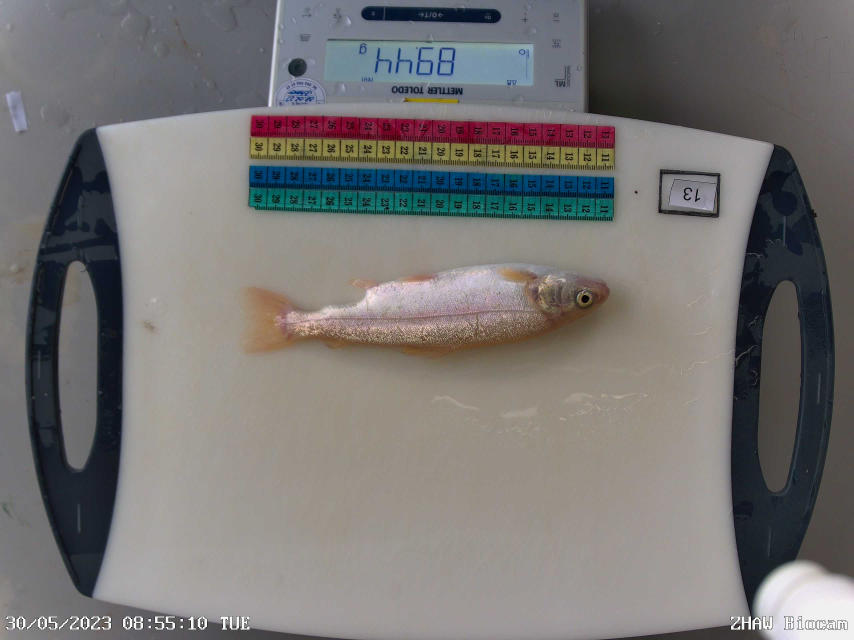
#> input picture assets/images/LINDA/EelisaHackathonDatasetsLinda/FishDiseaseZHAW/BleedingVSBloodCirculation/ZHAW Biocam_00_20230530085510.jpg, 2560 x 1920 px (shown at 1/3 size)
$ python -i Preprocessor.py   (imports and definitions only)   (older library calls are emulated)
#> lines starting #> are read from the running program, lines starting #| are printed output that depends on the picture
#> further down, picture is the input picture: shape (1920, 2560, 3); mean B, G, R 116.1, 117.3, 119.5

import cv2

import numpy as np
import matplotlib.pyplot as plt
import pywt
from Segmenter import Segmenter
from ReferenceMaker import ReferenceMaker

class Preprocessor:
    def __init__(self):
        pass


    # [7 lines left out: function apply_denoising, not called in this run]

    def lighting_correction(self, image):
        corrected_image = ReferenceMaker.apply(image)
        return corrected_image


    # [63 lines left out: functions preprocessing, compare_image, detect_fish, characterize_fish, not called in this run]


    def improved_median_filter():
        return

    # [62 lines left out: functions get_noisy_pixel_mask, apply_median_filter_to_noisy_pixels, not called in this run]

    def haar_wavelet_histogram_equalization(self, image):
        """
        Apply Haar wavelet transform and histogram equalization to an image.

        Parameters:
        image (numpy.ndarray): Input image (grayscale)

        Returns:
        numpy.ndarray: Processed image
        """
        # Ensure the image is grayscale
        if len(image.shape) > 2:
            image = cv2.cvtColor(image, cv2.COLOR_BGR2GRAY)
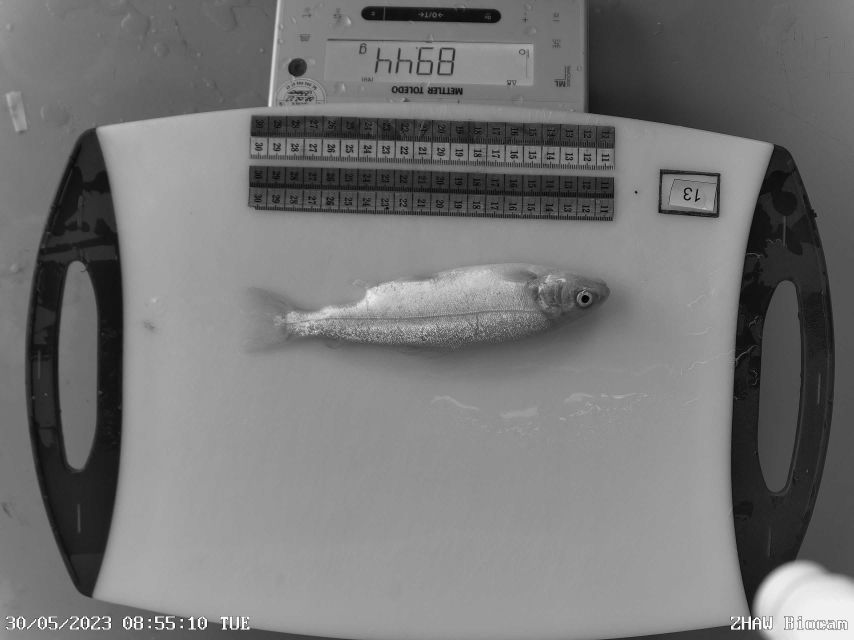
#> image: shape (1920, 2560) (shown at 1/3 size); min 0, max 255, mean 117.8

        # Step 1: Haar Wavelet Transform
        coeffs = pywt.dwt2(image, 'haar')
        cA, (cH, cV, cD) = coeffs
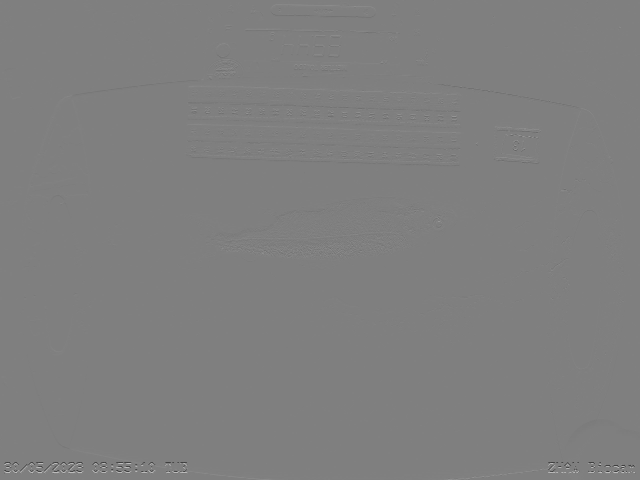
#> cH: shape (960, 1280) float64 (shown at 1/2 size); min -255, max 255, mean 0; drawn with min black and max white

        # Step 2: Histogram Equalization on approximation coefficients
        cA_equalized = cv2.equalizeHist(np.uint8(cA))
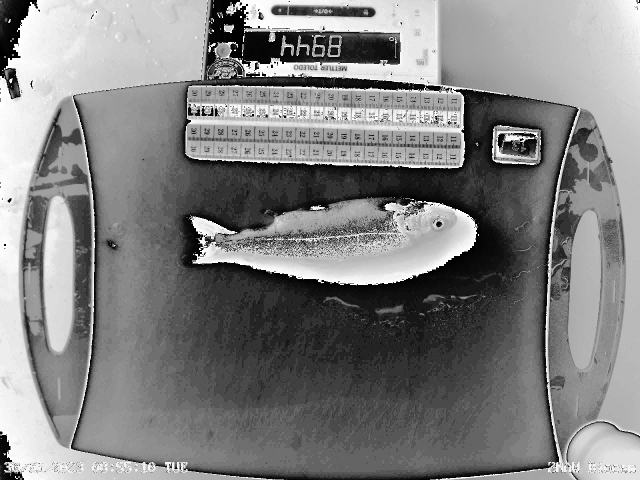
#> cA_equalized: shape (960, 1280) (shown at 1/2 size); min 0, max 255, mean 128.8

        # Optional: Apply histogram equalization to detail coefficients
        # Be cautious as this can amplify noise
        cH_equalized = cv2.equalizeHist(np.uint8(np.abs(cH)))
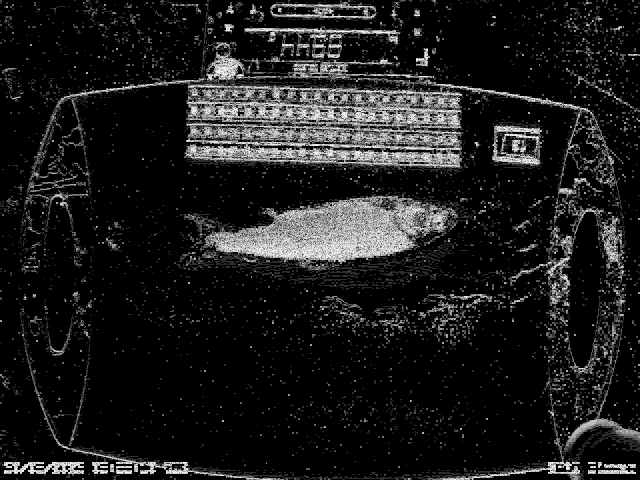
#> cH_equalized: shape (960, 1280) (shown at 1/2 size); min 0, max 255, mean 28.3
        cV_equalized = cv2.equalizeHist(np.uint8(np.abs(cV)))
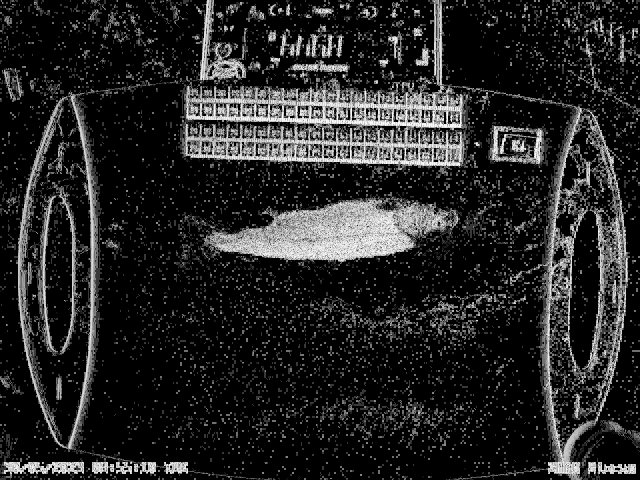
#> cV_equalized: shape (960, 1280) (shown at 1/2 size); min 0, max 255, mean 38
        cD_equalized = cv2.equalizeHist(np.uint8(np.abs(cD)))
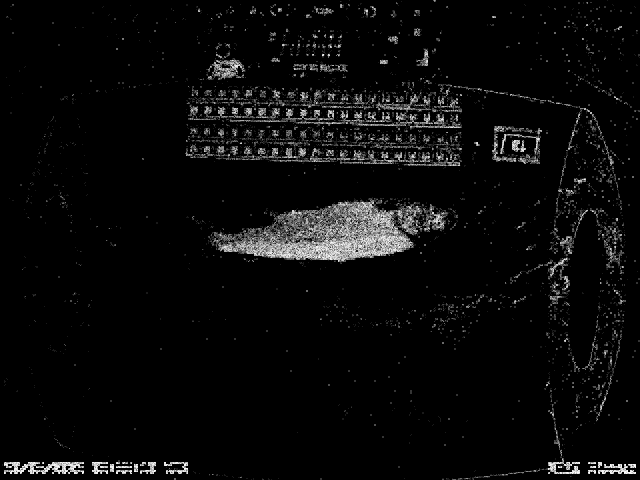
#> cD_equalized: shape (960, 1280) (shown at 1/2 size); min 0, max 255, mean 10.5

        # Reconstruct the image
        reconstructed = pywt.idwt2((cA_equalized, (cH_equalized, cV_equalized, cD_equalized)), 'haar')
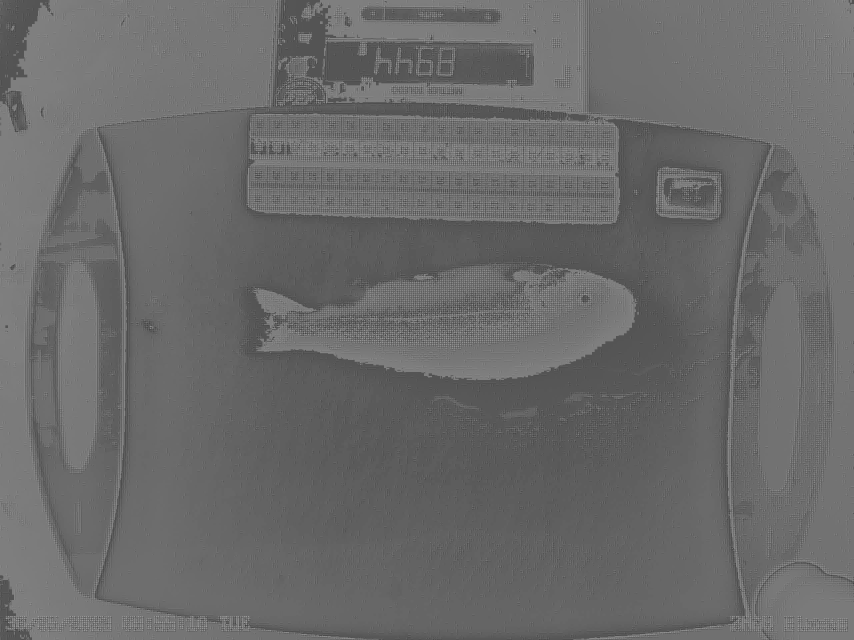
#> reconstructed: shape (1920, 2560) float64 (shown at 1/3 size); min -250, max 503, mean 64.4; drawn with min black and max white

        # Normalize the output to 0-255 range
        reconstructed = cv2.normalize(reconstructed, None, 0, 255, cv2.NORM_MINMAX)

        return np.uint8(reconstructed)

    # [18 lines left out: functions edge_enhancement, normalize_image, not called in this run]

>>> import cv2
>>> picture = cv2.imread('../assets/images/LINDA/EelisaHackathonDatasetsLinda/FishDiseaseZHAW/BleedingVSBloodCirculation/ZHAW Biocam_00_20230530085510.jpg')
>>> result = Preprocessor().haar_wavelet_histogram_equalization(picture)
